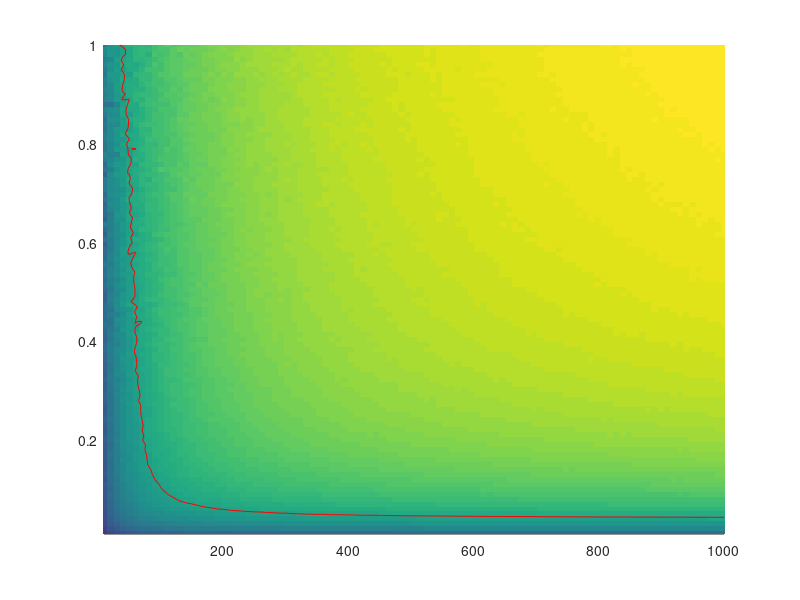

Reproduce this figure in MATLAB. (Note: this script raises an error after producing the figure.)
duration_heatmap = importdata("duration_heatmap.mat");
shannon_heatmap = importdata("shannon_heatmap.mat");


x_heatmap = ([0 1000]);
y_heatmap = ([0 1]);
x_contour = 10:10:1000;
y_contour = 0.01:0.01:1;
figure
hold on
imagesc(x_heatmap,y_heatmap,shannon_heatmap)
[M,c] = contour(x_contour,y_contour,shannon_heatmap, [3.64,3.64], 'r');
c.LineWidth = 3;
colorbar
hold off
saveas(gcf,'Fig6B.png')

figure
imagesc(x_heatmap,y_heatmap,duration_heatmap)
colorbar
saveas(gcf,'Fig6C.png')